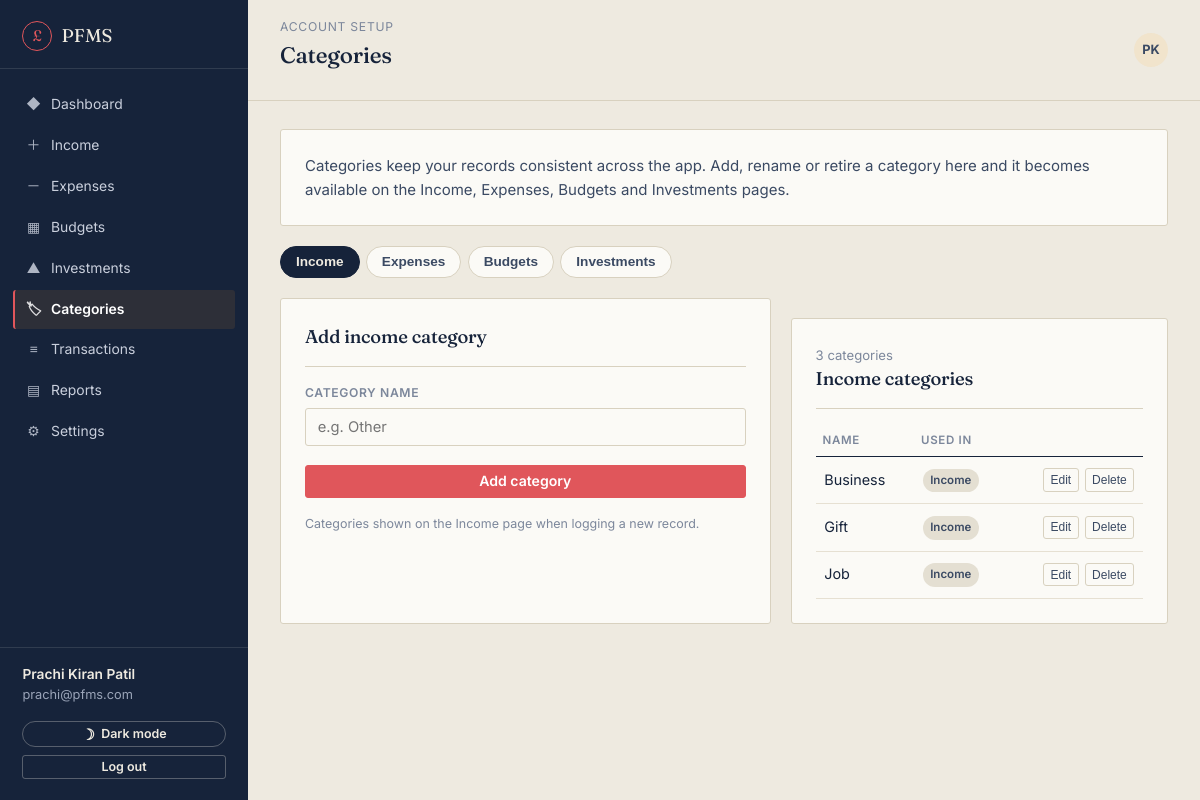
The app's page /categories.php (signed in) with its own data.
### tables this page shows
CREATE TABLE `categories` (
  `category_id` int(10) UNSIGNED NOT NULL,
  `user_id` int(10) UNSIGNED NOT NULL,
  `name` varchar(60) NOT NULL,
  `type` enum('income','expense','budget','investment') NOT NULL,
  `is_archived` tinyint(1) NOT NULL DEFAULT 0 COMMENT 'Retire a category without breaking old records',
  `created_at` timestamp NOT NULL DEFAULT current_timestamp()
);

### include/core.php (called while the page is built, shortened)
<?php
class core{
    var $db;
    function __construct($conn){
        $this->db = $conn;
    }
    public function get_categories($user_id, $type, $includeArchived = false)
    {
        try{
            $sql = "
                SELECT category_id, user_id, name, type, is_archived, created_at
                FROM categories
                WHERE user_id = :user_id
                AND type = :type
            ";
            if(!$includeArchived){
                $sql .= " AND is_archived = 0 ";
            }
            $sql .= " ORDER BY name ASC ";
            $statement = $this->db->prepare($sql);
            $statement->execute([
                ":user_id" => $user_id,
                ":type"    => $type
            ]);
            return $statement->fetchAll(PDO::FETCH_ASSOC);
        }catch(\Throwable $th){
            throw $th;
        }
    }
}
?>

### categories.php (the view, shortened to what this page needs)
<?php
require_once 'config/db.php';
require_once 'include/core.php';
$data = new core($conn);
$userId = $_SESSION['user_id'];
$typesMap = [
    'income'     => ['label' => 'Income',     'panel' => 'panel-income'],
    'expense'    => ['label' => 'Expense',    'panel' => 'panel-expense'],
    'budget'     => ['label' => 'Budget',     'panel' => 'panel-budget'],
    'investment' => ['label' => 'Investment', 'panel' => 'panel-investment'],
];
$catsByType = [];
foreach($typesMap as $key => $meta){
    $catsByType[$key] = $data->get_categories($userId, $key);
}
include 'header.php';
?>
  <div class="main">
    <header class="topbar">
      <div>
        <div class="breadcrumb">Account setup</div>
        <h1 class="page-title">Categories</h1>
      </div>
      <div style="display:flex;align-items:center;gap:.8rem;">
        <div style="width:34px;height:34px;border-radius:50%;background:var(--brass-tint);color:var(--brass-deep);display:flex;align-items:center;justify-content:center;font-weight:700;font-size:.8rem;"><?= htmlspecialchars($sidebarInitials) ?></div>
      </div>
    </header>
    <main class="content" id="pageContent">
      <div class="ledger-panel" style="margin-bottom:1.25rem;">
        <p style="margin:0;">Categories keep your records consistent across the app. Add, rename or retire a category here and it becomes available on the Income, Expenses, Budgets and Investments pages.</p>
      </div>
      <div class="cat-tabs">
        <button type="button" class="cat-tab-btn active" data-target="panel-income">Income</button>
        <button type="button" class="cat-tab-btn" data-target="panel-expense">Expenses</button>
        <button type="button" class="cat-tab-btn" data-target="panel-budget">Budgets</button>
        <button type="button" class="cat-tab-btn" data-target="panel-investment">Investments</button>
      </div>
      <?php foreach($typesMap as $typeKey => $meta): $rows = $catsByType[$typeKey]; ?>
      <section class="cat-panel <?= $typeKey === 'income' ? 'active' : '' ?>" id="<?= $meta['panel'] ?>">
        <div class="grid-2">
          <div class="ledger-panel">
            <div class="panel-head"><div><h3>Add <?= strtolower($meta['label']) ?> categor<?= $typeKey === 'expense' ? 'ies' : 'y' ?></h3></div></div>
            <form class="cat-form" data-usage="<?= $meta['label'] ?>" data-type="<?= $typeKey ?>">
              <div class="field-group cat-name-group">
                <label class="field-label">Category name</label>
                <input class="field-control cat-name-input" placeholder="e.g. <?= $typeKey === 'budget' ? 'Food, Transport' : 'Other' ?>">
              </div>
              <button type="submit" class="btn-ledger brass" style="width:100%;">Add category</button>
            </form>
            <p class="field-hint" style="margin-top:1rem;">
              <?php if($typeKey === 'income'): ?>Categories shown on the Income page when logging a new record.
              <?php elseif($typeKey === 'expense'): ?>Categories shown on the Expenses page, and reused as budget categories.
              <?php elseif($typeKey === 'budget'): ?>The categories you can set a monthly spending limit against on the Budgets page. Usually mirrors your expense categories.
              <?php else: ?>Types shown on the Investments page when logging a new holding.<?php endif; ?>
            </p>
          </div>
          <div class="ledger-panel">
            <div class="panel-head"><div><div class="panel-sub cat-count"><?= count($rows) ?> categor<?= count($rows) === 1 ? 'y' : 'ies' ?></div><h3><?= $meta['label'] ?> categories</h3></div></div>
            <table class="ledger">
              <thead><tr><th>Name</th><th>Used in</th><th></th></tr></thead>
              <tbody class="cat-tbody" data-type="<?= $typeKey ?>">
              <?php foreach($rows as $c): ?>
              <tr data-id="<?= (int)$c['category_id'] ?>" data-name="<?= htmlspecialchars($c['name'], ENT_QUOTES) ?>">
                <td class="cat-name-cell"><?= htmlspecialchars($c['name']) ?></td>
                <td><span class="tag neutral"><?= $meta['label'] ?></span></td>
                <td><div class="row-actions"><button type="button" class="edit-cat-btn">Edit</button><button type="button" class="del">Delete</button></div></td>
              </tr>
              <?php endforeach; ?>
              </tbody>
            </table>
          </div>
        </div>
      </section>
      <?php endforeach; ?>
    </main>
  </div>
</div>
</body>
</html>

### assets/css/style.css (style rules this page uses)
:root { --ink: #16233A; --ink-soft: #3B4A63; --ink-faint: #7C879B; --paper: #EEEAE0; --paper-deep: #E4DFD2; --card: #FBFAF6; --line: #D8D1BF; --line-soft: #E6E0D2; --brass: #E0565B; --brass-deep: #3B4A63; --brass-tint: #F1E4CC; --gain: #3F6D52; --gain-tint: #E3ECE5; --loss: #A63B2E; --loss-tint: #F3E2DE; --white: #ffffff; --font-display: 'Fraunces', Georgia, serif; --font-body: 'Inter', -apple-system, BlinkMacSystemFont, sans-serif; --radius: 3px; --sidebar-w: 248px; --sidebar-bg: #16233A; --sidebar-ink: #EEEAE0; }
* { box-sizing:border-box; }
html { scroll-behavior:smooth; }
body { margin:0; font-family:var(--font-body); background:var(--paper); color:var(--ink); font-size:15px; line-height:1.55; -webkit-font-smoothing:antialiased; transition:background .15s ease, color .15s ease; }
h1,h2,h3,h4 { font-family:var(--font-display); font-weight:500; color:var(--ink); margin:0 0 .4em; letter-spacing:-0.01em; }
h1 { font-size:2.1rem; }
h3 { font-size:1.15rem; }
p { margin:0 0 1em; color:var(--ink-soft); }
.btn-ledger { display:inline-flex; align-items:center; justify-content:center; gap:.5em; font-family:var(--font-body); font-weight:600; font-size:.88rem; padding:.62em 1.3em; border-radius:var(--radius); border:1px solid var(--ink); background:var(--ink); color:var(--paper); cursor:pointer; transition:background .15s ease, color .15s ease, border-color .15s ease, transform .1s ease; text-decoration:none; line-height:1; }
.btn-ledger.brass { background:var(--brass); border-color:var(--brass); color:var(--white); }
label.field-label { display:block; font-size:.76rem; font-weight:600; text-transform:uppercase; letter-spacing:.05em; color:var(--ink-faint); margin-bottom:.4em; }
.field-control { width:100%; padding:.62em .8em; font-family:var(--font-body); font-size:.92rem; border:1px solid var(--line); border-radius:var(--radius); background:var(--card); color:var(--ink); transition:border-color .15s ease, box-shadow .15s ease; }
.field-group { margin-bottom:1.15rem; }
.field-hint { font-size:.78rem; color:var(--ink-faint); margin-top:.35em; }
.ledger-panel { background:var(--card); border:1px solid var(--line); border-radius:var(--radius); padding:1.5rem; }
.ledger-panel + .ledger-panel { margin-top:1.25rem; }
.panel-head { display:flex; align-items:baseline; justify-content:space-between; gap:1rem; margin-bottom:1.1rem; padding-bottom:.9rem; border-bottom:1px solid var(--line); }
.panel-head h2, .panel-head h3 { margin:0; }
.panel-head .panel-sub { font-size:.82rem; color:var(--ink-faint); margin-top:.15em; }
table.ledger { width:100%; border-collapse:collapse; }
table.ledger thead th { text-align:left; font-size:.72rem; text-transform:uppercase; letter-spacing:.06em; color:var(--ink-faint); font-weight:600; padding:.5em .6em; border-bottom:1px solid var(--ink); }
table.ledger tbody td { padding:.75em .6em; border-bottom:1px solid var(--line-soft); font-size:.9rem; vertical-align:middle; }
table.ledger .row-actions { display:flex; gap:.4em; justify-content:flex-end; }
table.ledger .row-actions button { border:1px solid var(--line); background:transparent; color:var(--ink-soft); border-radius:var(--radius); padding:.3em .55em; font-size:.75rem; cursor:pointer; }
.tag { display:inline-block; padding:.25em .65em; border-radius:20px; font-size:.72rem; font-weight:600; }
.tag.neutral { background:var(--paper-deep); color:var(--ink-soft); }
.main { flex:1; margin-left:var(--sidebar-w); min-height:100vh; display:flex; flex-direction:column; }
.topbar { display:flex; align-items:center; justify-content:space-between; gap:1rem; padding:1.1rem 2rem; border-bottom:1px solid var(--line); background:var(--paper); position:sticky; top:0; z-index:20; }
.topbar .page-title { font-family:var(--font-display); font-size:1.4rem; }
.topbar .breadcrumb { font-size:.76rem; color:var(--ink-faint); text-transform:uppercase; letter-spacing:.06em; margin-bottom:.15em; }
.content { padding:1.8rem 2rem 3rem; flex:1; }
.grid-2 { display:grid; grid-template-columns:1.3fr 1fr; gap:1.25rem; }
.cat-tabs { display:flex; gap:.4rem; margin-bottom:1.25rem; flex-wrap:wrap; }
.cat-tabs button { border:1px solid var(--line); background:var(--card); color:var(--ink-soft); padding:.55em 1.1em; border-radius:20px; font-size:.85rem; font-weight:600; cursor:pointer; }
.cat-tabs button.active { background:var(--ink); border-color:var(--ink); color:var(--paper); }
.cat-panel { display:none; }
.cat-panel.active { display:block; }

### records on screen
categories: name "Business", label "Income"
categories: name "Gift", label "Income"
categories: name "Job", label "Income"

### other values on screen
$sidebarUserName "Prachi Kiran Patil"
$sidebarUserEmail "prachi@pfms.com"
$sidebarInitials "PK"
$meta['label'] "income"
count($rows) "3"
$meta['label'] "Income"
